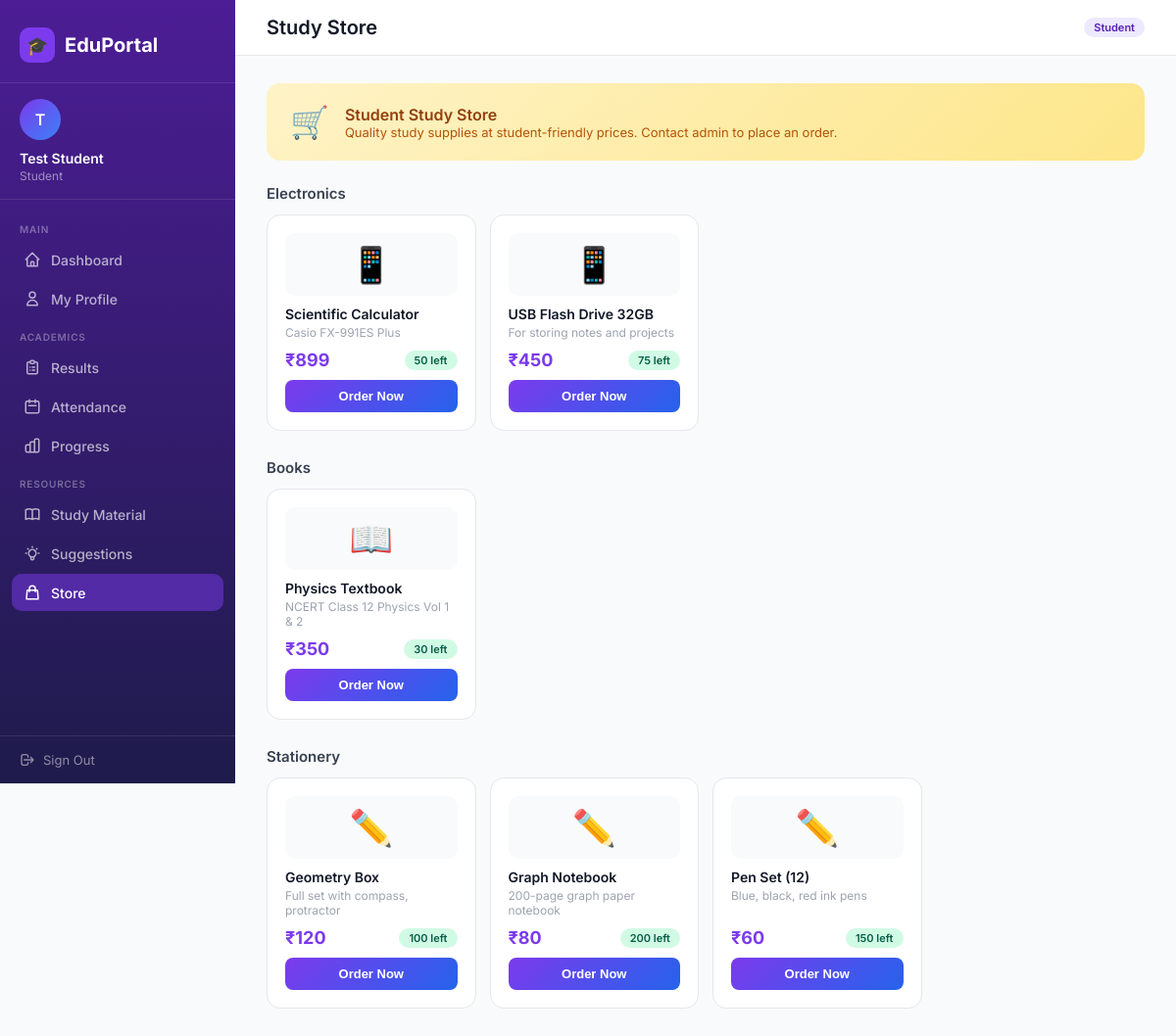
/store (signed in), run on the app's committed database.
### tables this page shows
CREATE TABLE store_items (
    id          INTEGER PRIMARY KEY AUTOINCREMENT,
    name        TEXT,
    description TEXT,
    price       REAL,
    stock       INTEGER DEFAULT 0,
    category    TEXT,
    image_url   TEXT
);

### app.py (the view)
@app.route('/store')
def store():
    if 'student_id' not in session:
        return redirect(url_for('login'))
    conn = get_db()
    cur  = conn.cursor()
    cur.execute("SELECT * FROM store_items WHERE stock > 0")
    items = cur.fetchall()
    conn.close()
    return render_template('store.html', items=items)

### app.py (called while the page is built)
def get_db():
    conn = sqlite3.connect(DB_PATH)
    conn.row_factory = sqlite3.Row
    return conn

### templates/store.html (shortened to what this page needs)
{% extends "base.html" %}
{% block page_title %}Study Store{% endblock %}
{% block content %}
<div style="background:linear-gradient(135deg,#fef3c7,#fde68a);border-radius:14px;padding:20px 24px;margin-bottom:24px;display:flex;align-items:center;gap:16px;">
    <div style="font-size:32px;">🛒</div>
    <div>
        <div style="font-size:16px;font-weight:600;color:#92400e;">Student Study Store</div>
        <div style="font-size:13px;color:#b45309;">Quality study supplies at student-friendly prices. Contact admin to place an order.</div>
    </div>
</div>
{% if items %}
{% set categories = items | map(attribute='category') | unique | list %}
{% for cat in categories %}
<div style="margin-bottom:28px;">
    <div style="font-size:15px;font-weight:600;color:#374151;margin-bottom:12px;">{{ cat }}</div>
    <div style="display:grid;grid-template-columns:repeat(auto-fill,minmax(200px,1fr));gap:14px;">
    {% for item in items if item.category == cat %}
    <div class="card" style="padding:18px;display:flex;flex-direction:column;gap:10px;">
        <div style="font-size:36px;text-align:center;padding:10px;background:#f9fafb;border-radius:10px;">
            {% if item.category == 'Electronics' %}📱
            {% elif item.category == 'Books' %}📖
            {% else %}✏️{% endif %}
        </div>
        <div>
            <div style="font-size:14px;font-weight:600;color:#111827;">{{ item.name }}</div>
            <div style="font-size:12px;color:#9ca3af;margin-top:3px;">{{ item.description }}</div>
        </div>
        <div style="display:flex;justify-content:space-between;align-items:center;margin-top:auto;">
            <div style="font-size:18px;font-weight:700;color:#7c3aed;">₹{{ '%.0f' % item.price }}</div>
            <span class="badge badge-green">{{ item.stock }} left</span>
        </div>
        <button onclick="alert('To order: {{ item.name }}\nPrice: ₹{{ '%.0f' % item.price }}\n\nPlease contact the school office or admin to place your order.')"
            style="width:100%;padding:9px;background:linear-gradient(135deg,#7c3aed,#2563eb);color:#fff;border:none;border-radius:8px;font-size:13px;font-weight:600;cursor:pointer;">
            Order Now
        </button>
    </div>
    {% endfor %}
    </div>
</div>
{% endfor %}
{% else %}
<div class="card" style="text-align:center;padding:60px;">
    <div style="font-size:48px;margin-bottom:16px;">🛒</div>
    <div style="font-size:16px;font-weight:600;color:#374151;">Store is empty</div>
    <div style="font-size:14px;color:#9ca3af;margin-top:8px;">No items are available right now.</div>
</div>
{% endif %}
{% endblock %}

### templates/base.html (shortened to what this page needs)
<!DOCTYPE html>
<html lang="en">
<head>
</head>
<body>
{% if session.student_name %}
<aside class="sidebar">
    <div class="sidebar-header">
        <div class="logo">
            <div class="logo-icon">🎓</div>
            EduPortal
        </div>
    </div>
    <div class="sidebar-user">
        <div class="user-avatar">{{ session.student_name[0] | upper }}</div>
        <div class="user-info">
            <div class="user-name">{{ session.student_name }}</div>
            <div class="user-roll">Student</div>
        </div>
    </div>
    <nav class="sidebar-nav">
        <div class="nav-section-label">Main</div>
        <a href="{{ url_for('dashboard') }}" class="nav-link {% if request.endpoint == 'dashboard' %}active{% endif %}">
            <svg fill="none" viewBox="0 0 24 24" stroke="currentColor"><path stroke-linecap="round" stroke-linejoin="round" stroke-width="2" d="M3 12l2-2m0 0l7-7 7 7M5 10v10a1 1 0 001 1h3m10-11l2 2m-2-2v10a1 1 0 01-1 1h-3m-6 0a1 1 0 001-1v-4a1 1 0 011-1h2a1 1 0 011 1v4a1 1 0 001 1m-6 0h6"/></svg>
            Dashboard
        </a>
        <a href="{{ url_for('profile') }}" class="nav-link {% if request.endpoint == 'profile' %}active{% endif %}">
            <svg fill="none" viewBox="0 0 24 24" stroke="currentColor"><path stroke-linecap="round" stroke-linejoin="round" stroke-width="2" d="M16 7a4 4 0 11-8 0 4 4 0 018 0zM12 14a7 7 0 00-7 7h14a7 7 0 00-7-7z"/></svg>
            My Profile
        </a>
        <div class="nav-section-label">Academics</div>
        <a href="{{ url_for('results') }}" class="nav-link {% if request.endpoint == 'results' %}active{% endif %}">
            <svg fill="none" viewBox="0 0 24 24" stroke="currentColor"><path stroke-linecap="round" stroke-linejoin="round" stroke-width="2" d="M9 5H7a2 2 0 00-2 2v12a2 2 0 002 2h10a2 2 0 002-2V7a2 2 0 00-2-2h-2M9 5a2 2 0 002 2h2a2 2 0 002-2M9 5a2 2 0 012-2h2a2 2 0 012 2m-3 7h3m-3 4h3m-6-4h.01M9 16h.01"/></svg>
            Results
        </a>
        <a href="{{ url_for('attendance') }}" class="nav-link {% if request.endpoint == 'attendance' %}active{% endif %}">
            <svg fill="none" viewBox="0 0 24 24" stroke="currentColor"><path stroke-linecap="round" stroke-linejoin="round" stroke-width="2" d="M8 7V3m8 4V3m-9 8h10M5 21h14a2 2 0 002-2V7a2 2 0 00-2-2H5a2 2 0 00-2 2v12a2 2 0 002 2z"/></svg>
            Attendance
        </a>
        <a href="{{ url_for('progress') }}" class="nav-link {% if request.endpoint == 'progress' %}active{% endif %}">
            Progress
        </a>
        <div class="nav-section-label">Resources</div>
        <a href="{{ url_for('study_material') }}" class="nav-link {% if request.endpoint == 'study_material' %}active{% endif %}">
            Study Material
        </a>
        <a href="{{ url_for('suggestions') }}" class="nav-link {% if request.endpoint == 'suggestions' %}active{% endif %}">
            Suggestions
        </a>
        <a href="{{ url_for('store') }}" class="nav-link {% if request.endpoint == 'store' %}active{% endif %}">
            <svg fill="none" viewBox="0 0 24 24" stroke="currentColor"><path stroke-linecap="round" stroke-linejoin="round" stroke-width="2" d="M16 11V7a4 4 0 00-8 0v4M5 9h14l1 12H4L5 9z"/></svg>
            Store
        </a>
    </nav>
    <div class="sidebar-footer">
        <a href="{{ url_for('logout') }}" class="logout-btn">
            <svg width="16" height="16" fill="none" viewBox="0 0 24 24" stroke="currentColor"><path stroke-linecap="round" stroke-linejoin="round" stroke-width="2" d="M17 16l4-4m0 0l-4-4m4 4H7m6 4v1a3 3 0 01-3 3H6a3 3 0 01-3-3V7a3 3 0 013-3h4a3 3 0 013 3v1"/></svg>
            Sign Out
        </a>
    </div>
</aside>
{% endif %}
<main class="main" {% if not session.student_name %}style="margin-left:0"{% endif %}>
    {% if session.student_name %}
    <div class="topbar">
        <h1>{% block page_title %}Dashboard{% endblock %}</h1>
        <div class="topbar-right">
            <span class="badge badge-purple">Student</span>
        </div>
    </div>
    {% endif %}
    <div class="page-body">
        {% block content %}{% endblock %}
    </div>
</main>
</body>
</html>

### templates/base.html (style rules this page uses)
:root { --purple: #7c3aed; --purple-light: #ede9fe; --purple-dark: #5b21b6; --blue: #3b82f6; --blue-light: #eff6ff; --green: #10b981; --green-light: #d1fae5; --amber: #f59e0b; --amber-light: #fef3c7; --red: #ef4444; --red-light: #fee2e2; --gray-50: #f9fafb; --gray-100: #f3f4f6; --gray-200: #e5e7eb; --gray-300: #d1d5db; --gray-500: #6b7280; --gray-700: #374151; --gray-900: #111827; --sidebar-w: 240px; }
* { margin: 0; padding: 0; box-sizing: border-box; }
body { font-family: 'Inter', sans-serif; background: var(--gray-50); color: var(--gray-900); }
.sidebar { position: fixed; top: 0; left: 0; width: var(--sidebar-w); height: 100vh; background: linear-gradient(180deg, #4c1d95 0%, #1e1b4b 100%); display: flex; flex-direction: column; overflow-y: auto; z-index: 100; }
.sidebar-header { padding: 28px 20px 20px; border-bottom: 1px solid rgba(255,255,255,0.1); }
.sidebar-header .logo { font-size: 20px; font-weight: 700; color: #fff; display: flex; align-items: center; gap: 10px; }
.logo-icon { width: 36px; height: 36px; background: var(--purple); border-radius: 10px; display: flex; align-items: center; justify-content: center; font-size: 18px; }
.sidebar-user { padding: 16px 20px; border-bottom: 1px solid rgba(255,255,255,0.1); }
.user-avatar { width: 42px; height: 42px; border-radius: 50%; background: linear-gradient(135deg, #7c3aed, #3b82f6); display: flex; align-items: center; justify-content: center; font-weight: 600; font-size: 16px; color: #fff; }
.user-info { margin-top: 10px; }
.user-name { color: #fff; font-size: 14px; font-weight: 600; }
.user-roll { color: rgba(255,255,255,0.5); font-size: 12px; margin-top: 2px; }
.sidebar-nav { padding: 12px 12px; flex: 1; }
.nav-section-label { font-size: 10px; font-weight: 600; letter-spacing: 0.08em; color: rgba(255,255,255,0.35); text-transform: uppercase; padding: 12px 8px 6px; }
.nav-link { display: flex; align-items: center; gap: 10px; padding: 10px 12px; border-radius: 10px; color: rgba(255,255,255,0.65); font-size: 14px; font-weight: 500; text-decoration: none; transition: all 0.15s; margin-bottom: 2px; }
.nav-link.active { background: rgba(124,58,237,0.5); color: #fff; }
.nav-link svg { width: 18px; height: 18px; flex-shrink: 0; }
.sidebar-footer { padding: 16px 20px; border-top: 1px solid rgba(255,255,255,0.1); }
.logout-btn { display: flex; align-items: center; gap: 8px; color: rgba(255,255,255,0.5); font-size: 13px; text-decoration: none; transition: color 0.15s; }
.main { margin-left: var(--sidebar-w); min-height: 100vh; }
.topbar { background: #fff; border-bottom: 1px solid var(--gray-200); padding: 16px 32px; display: flex; align-items: center; justify-content: space-between; position: sticky; top: 0; z-index: 50; }
.topbar h1 { font-size: 20px; font-weight: 600; color: var(--gray-900); }
.topbar-right { display: flex; align-items: center; gap: 12px; }
.badge { font-size: 11px; font-weight: 600; padding: 3px 10px; border-radius: 20px; }
.badge-purple { background: var(--purple-light); color: var(--purple-dark); }
.badge-green { background: var(--green-light); color: #065f46; }
.page-body { padding: 28px 32px; }
.card { background: #fff; border-radius: 14px; border: 1px solid var(--gray-200); padding: 22px 24px; }

### data on the page
store_items: category "Electronics", name "Scientific Calculator", description "Casio FX-991ES Plus", price "899", stock "50"
store_items: name "USB Flash Drive 32GB", description "For storing notes and projects", price "450", stock "75"
store_items: category "Books", name "Physics Textbook", description "NCERT Class 12 Physics Vol 1 & 2", price "350", stock "30"
store_items: category "Stationery", name "Geometry Box", description "Full set with compass, protractor", price "120", stock "100"
store_items: name "Graph Notebook", description "200-page graph paper notebook", price "80", stock "200"
store_items: name "Pen Set (12)", description "Blue, black, red ink pens", price "60", stock "150"

### other printed values
{{ session.student_name[0] | upper }} "T"
{{ session.student_name }} "Test Student"
